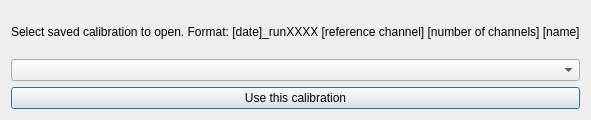
<?xml version="1.0" encoding="UTF-8"?>
<ui version="4.0">
 <class>Dialog</class>
 <widget class="QDialog" name="Dialog">
  <property name="geometry">
   <rect>
    <x>0</x>
    <y>0</y>
    <width>400</width>
    <height>120</height>
   </rect>
  </property>
  <property name="windowTitle">
   <string>Dialog</string>
  </property>
  <layout class="QVBoxLayout" name="verticalLayout">
   <item>
    <widget class="QLabel" name="label">
     <property name="text">
      <string>Select saved calibration to open. Format: [date]_runXXXX [reference channel] [number of channels] [name]</string>
     </property>
    </widget>
   </item>
   <item>
    <widget class="QComboBox" name="fileBox"/>
   </item>
   <item>
    <widget class="QPushButton" name="openButton">
     <property name="text">
      <string>Use this calibration</string>
     </property>
    </widget>
   </item>
  </layout>
 </widget>
 <resources/>
 <connections/>
</ui>
